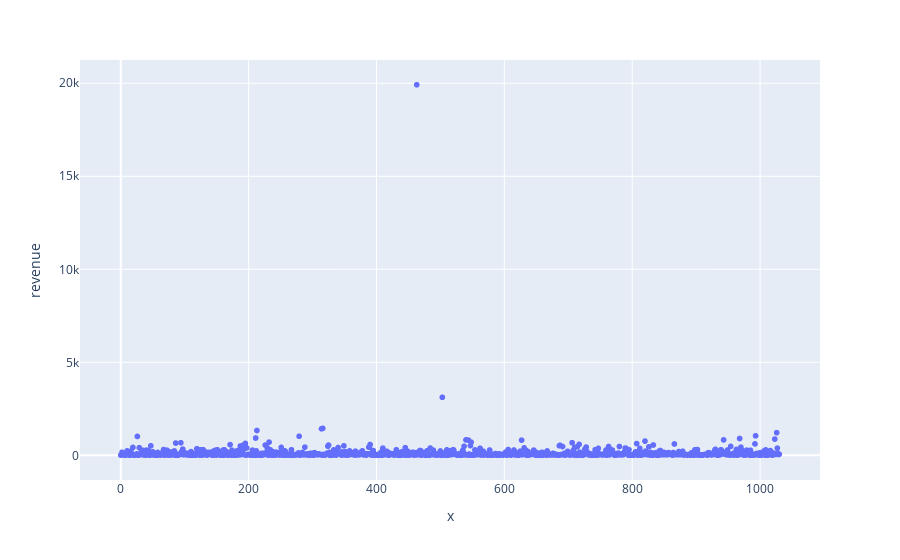

The code cell stored with this chart in its notebook:
### Markdown cell above
## Plot a scatter chart of order prices. Make conclusions and conjectures.

### Code cell
x_values = pd.Series(range(0,len(orders)))
fig = px.scatter(orders, x=x_values, y=orders['revenue'])
fig.show()

### Figure 1 — Plotly figure (JSON) as saved in the notebook; plotly's stock layout.template omitted (floating-point values rounded to 4 significant figures; data arrays with more than 128 entries replaced by an {"elided": "..."} marker saying what was removed)
{"data": [{"hovertemplate": "x=%{x}<br>revenue=%{y}<extra></extra>", "legendgroup": "", "marker": {"color": "#636efa", "symbol": "circle"}, "mode": "markers", "name": "", "showlegend": false, "type": "scattergl", "x": {"elided": "1031 int values"}, "xaxis": "x", "y": {"elided": "1031 float values"}, "yaxis": "y"}], "layout": {"legend": {"tracegroupgap": 0}, "margin": {"t": 60}, "xaxis": {"anchor": "y", "domain": [0, 1], "title": {"text": "x"}}, "yaxis": {"anchor": "x", "domain": [0, 1], "title": {"text": "revenue"}}}}
